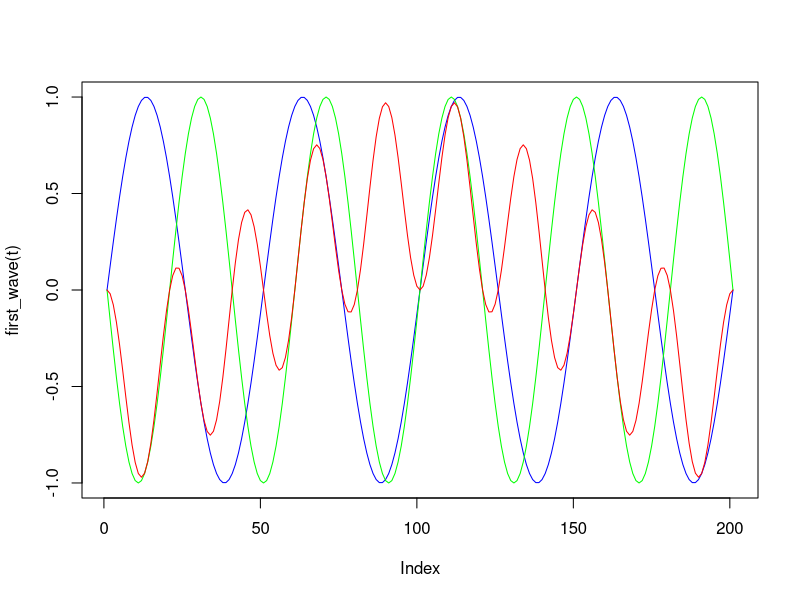

This chart was generated by the following R code:
setwd("~/Documents/Coursera/DSP")

########################################################################
# example of inner product multiplication
# based on Lecture 3.2 - Hilbert Spaces, properties and bases
# Coursera clas DSP (Digital Signal Processing)
# by: Angelo Nardone
########################################################################

# let's first create the data points for the interval -1 to 1
t <- seq(-1,1,by=0.01)


first_wave <- function(x, a=4) { sin(a*pi*x)}
second_wave <- function(x, a=5) { sin(a*pi*x)}

# let's plot the 2 waves
plot(first_wave(t),type="l",col="blue", cex=.5)
points(second_wave(t),type="l",col="green", cex=.5)

# now let's plot the inner product
points(first_wave(t)*second_wave(t), type="l",col="red", cex=5)

# Now, let's confirm if they are Ortogonal calculating the "integral"
product_wave <- function(x) {first_wave(x)*second_wave(x)}
integrate(product_wave,-1,1)

# you sould see here with the above values the following result:
# 7.154504e-17 with absolute error < 9.2e-15
# wich is virtually CERO (0), so they are ortogonal
